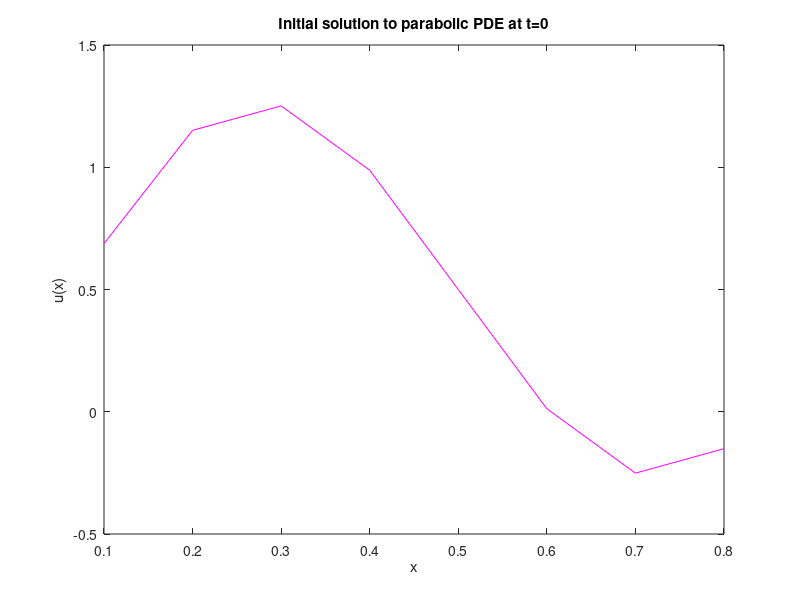

MATLAB code for this plot: (Note: this script raises an error after producing the figure.)
% Reads in data
format long;
value = csvread('ParabolicPlot.csv');

nodes = value(1,1:end-1); 
initU = value(2, 1:end-1);
uT2 = value(3, 1:end-1);
uT2Exact = value(4, 1:end-1);
uT = value(5, 1:end-1);
uTExact = value(6, 1:end-1);

% Create plots
figure(1);
plot(nodes, initU, 'm');
title('Initial solution to parabolic PDE at t=0');
xlabel('x'); ylabel('u(x)');
ax = gca; ax.FontSize = 14; axis tight;

figure(2);
plot(nodes,uT2,'m',nodes,uT2Exact, 'c', 'LineWidth',2);
xlabel('x'); ylabel('u(x)'); legend('Approximation','Exact');
title('Solution to parabolic PDE problem at t=T/2'); 

figure(3);
plot(nodes,uT,'m',nodes,uTExact, 'c', 'LineWidth',2);
xlabel('x'); ylabel('u(x)'); legend('Approximation','Exact');
title('Solution to parabolic PDE problem at t=T'); 
